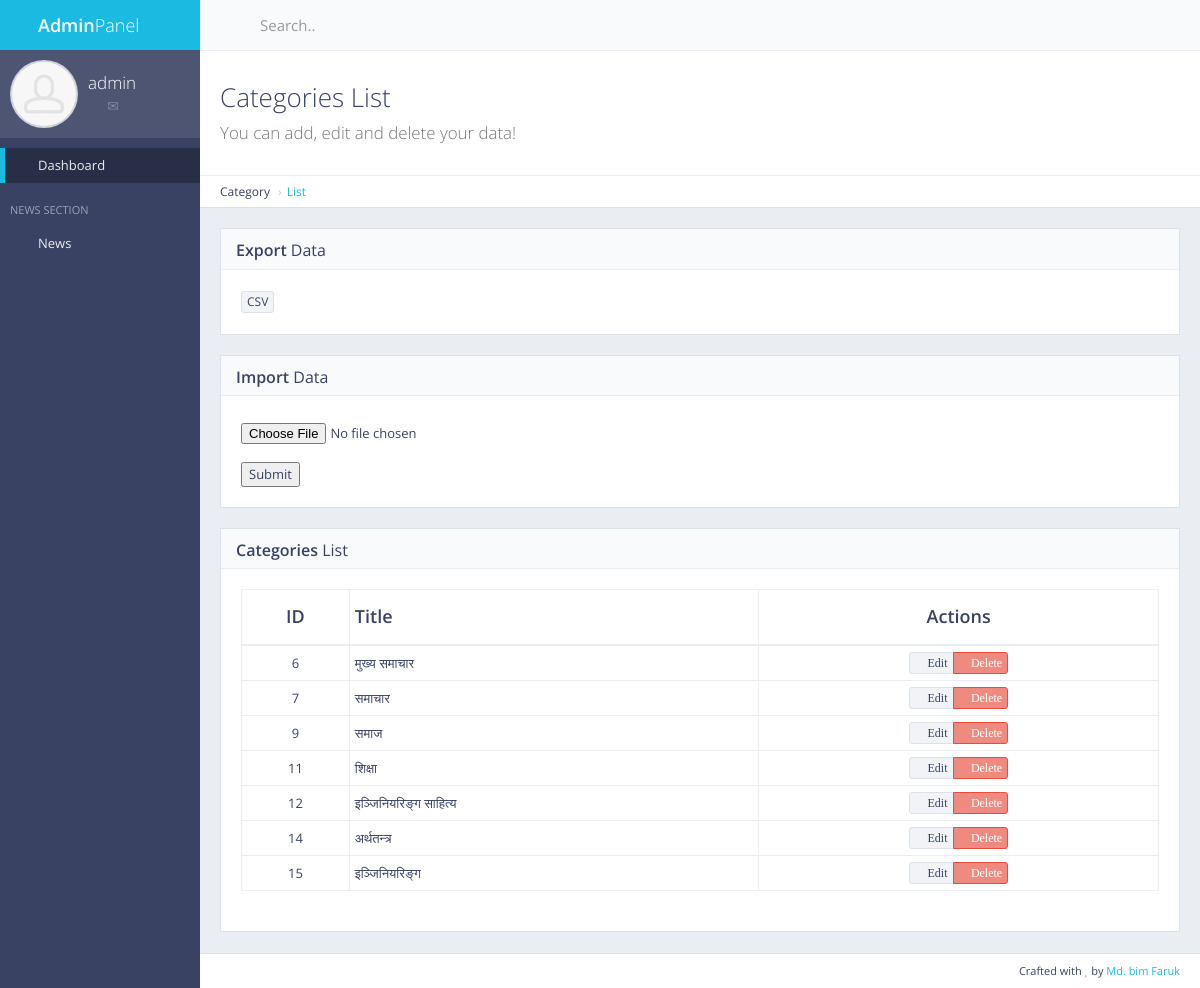
Before: /panel/category/list/ (signed in) with the older database file.
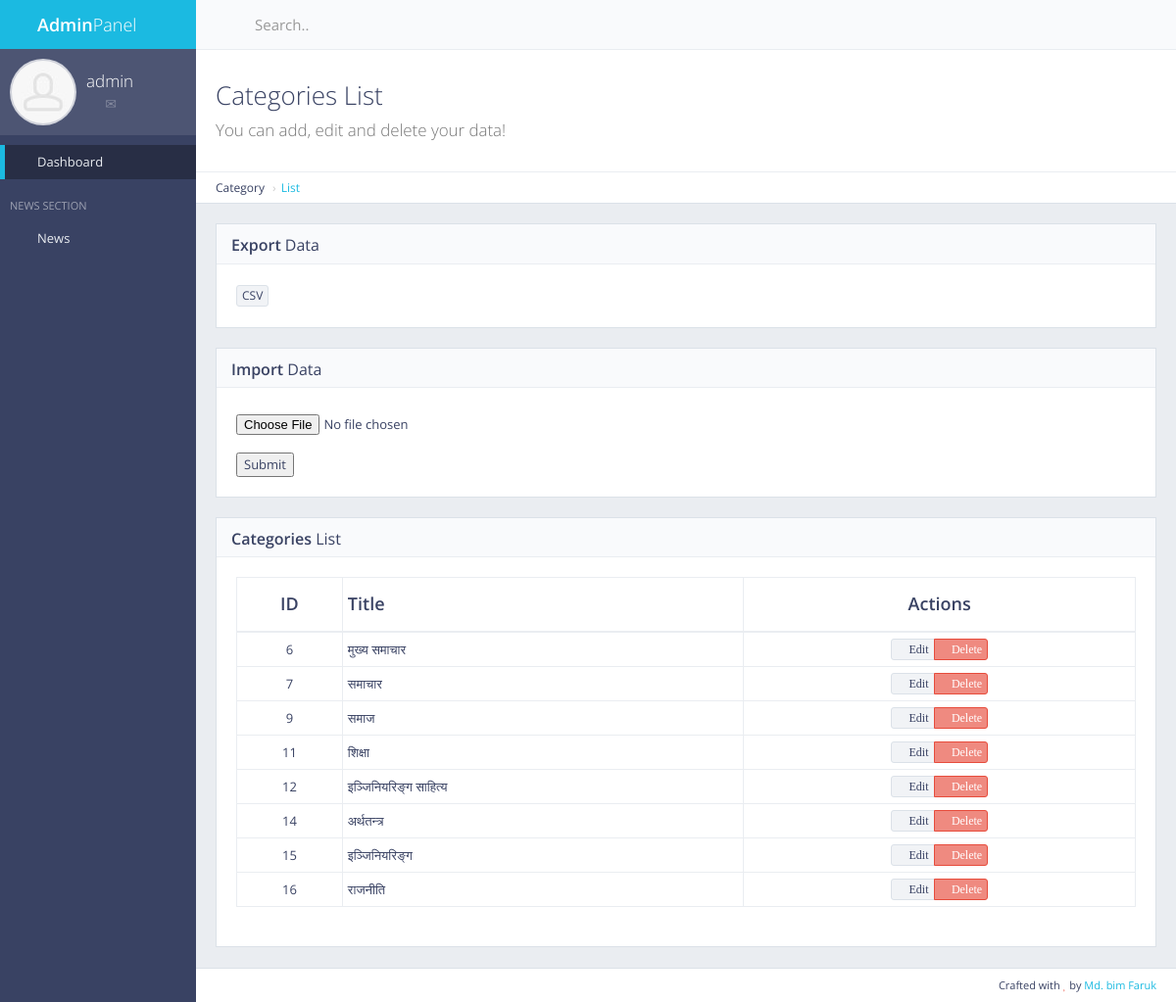
After: the same page with the newer database file.
### cat/models.py (models this page shows, shortened)
class Cat(models.Model):
    name = models.CharField(max_length=50)
    count = models.IntegerField(default=0)  # To count how many news contains in an one category

### cat/views.py (the view)
# urls.py: re_path(r'^panel/category/list/$', views.cat_list, name='cat_list'),  ## For Admin Panel Category List
def cat_list(request):
    if not request.user.is_authenticated:
        return redirect('mylogin')
    cat = Cat.objects.all()
    return render(request, 'back/cat_list.html', {'cat':cat})

### main/templatetags/extra_auth.py (called while the page is built)
@register.filter(name='has_group')
def has_group(user, group_name):
    return user.groups.filter(name=group_name).exists()

### main/templates/back/cat_list.html (shortened to what this page needs)
{% extends 'back/master.html' %}
{% load static %}
{% block mainblock %}
<div class="content-header">
    <div class="header-section">
        <h1>
            <i class="fa fa-table"></i>Categories List<br><small>You can add, edit and delete your data!</small>
        </h1>
    </div>
</div>
<ul class="breadcrumb breadcrumb-top">
    <li>Category</li>
    <li><a href="/panel/category/list/">List</a></li>
</ul>
<div class="block full">
    <div class="block-title">
        <h2><strong>Export</strong> Data</h2>
    </div>
    <div class="table-responsive">
        <a href="{% url 'export_cat_csv' %}" data-toggle="tooltip" title="Export csv file" class="btn btn-xs btn-default"> CSV</a>
    </div>
</div>
<div class="block full">
    <div class="block-title">
        <h2><strong>Import</strong> Data</h2>
    </div>
    <form action="{% url 'import_cat_csv' %}" method="post" enctype="multipart/form-data">
        <div class="table-responsive">
            <input type="file" name="csv_file" id="csv_file">
            <br>
            <button type="submit">Submit</button>
        </div>
    </form>
</div>
<div class="block full">
    <div class="block-title">
        <h2><strong>Categories</strong> List</h2>
    </div>
    <div class="table-responsive">
        <table id="example-datatable" class="table table-vcenter table-condensed table-bordered">
            <thead>
                <tr>
                    <th class="text-center">ID</th>
                    <th>Title</th>
                    <th class="text-center">Actions</th>
                </tr>
            </thead>
            <tbody>
                {% for cc in cat %}
                <tr>
                    <td class="text-center">{{ cc.pk }}</td>
                    <td>{{ cc.name }}</td>
                    <td class="text-center">
                        <div class="btn-group">
                            <a href="javascript:void(0)" data-toggle="tooltip" title="Edit" class="btn btn-xs btn-default"><i class="fa fa-pencil"> Edit</i></a>
                            <a href="{% url 'news_delete' pk=cc.pk %}" data-toggle="tooltip" title="Delete" class="btn btn-xs btn-danger"><i class="fa fa-times"> Delete</i></a>
                        </div>
                    </td>
                </tr>
                {% endfor %}
            </tbody>
        </table>
    </div>
</div>
{% endblock %}

### main/templates/back/master.html (shortened to what this page needs)
{% load static %} {% load extra_auth %} {% if user.is_authenticated %}
<!DOCTYPE html>
<html class="no-js" lang="en">
  <head>
    <link rel="stylesheet" href="{% static 'back/css/bootstrap.min.css' %}" />
    <link rel="stylesheet" href="{% static 'back/css/plugins.css' %}" />
    <link rel="stylesheet" href="{% static 'back/css/main.css' %}" />
    <link rel="stylesheet" href="{% static 'back/css/themes.css' %}" />
  </head>
  <body>
    <div id="page-wrapper">
      <div
        id="page-container"
        class="sidebar-partial sidebar-visible-lg sidebar-no-animations"
      >
        <div id="sidebar">
          <div id="sidebar-scroll">
            <div class="sidebar-content">
              <a href="/panel" class="sidebar-brand">
                <i class="gi gi-flash"></i
                ><span class="sidebar-nav-mini-hide"
                  ><strong>Admin</strong>Panel</span
                >
              </a>
              <div
                class="sidebar-section sidebar-user clearfix sidebar-nav-mini-hide"
              >
                <div class="sidebar-user-avatar">
                  <a href="page_ready_user_profile.html">
                    <img
                      src="{% static 'back/img/placeholders/avatars/avatar2.jpg' %}"
                      alt="avatar"
                    />
                  </a>
                </div>
                <div class="sidebar-user-name">{{ request.user }}</div>
                <div class="sidebar-user-links">
                  <a
                    href="page_ready_user_profile.html"
                    data-toggle="tooltip"
                    data-placement="bottom"
                    title="Profile"
                    ><i class="gi gi-user"></i
                  ></a>
                  <a
                    href="page_ready_inbox.html"
                    data-toggle="tooltip"
                    data-placement="bottom"
                    title="Messages"
                    ><i class="gi gi-envelope"></i
                  ></a>
                  <a
                    href="/panel/change/pass/"
                    class="enable-tooltip"
                    data-placement="bottom"
                    title="Settings"
                    ><i class="gi gi-cogwheel"></i
                  ></a>
                  <a
                    href="/logout"
                    data-toggle="tooltip"
                    data-placement="bottom"
                    title="Logout"
                    ><i class="gi gi-exit"></i
                  ></a>
                </div>
              </div>
              <ul class="sidebar-nav">
                {% if perms.main.master_user %}
                <li>
                  <a href="/panel" class="active"
                    ><i class="gi gi-stopwatch sidebar-nav-icon"></i
                    ><span class="sidebar-nav-mini-hide">Dashboard</span></a
                  >
                </li>
                {% endif %}
                <li class="sidebar-header">
                  <span class="sidebar-header-options clearfix"
                    ><a
                      href="javascript:void(0)"
                      data-toggle="tooltip"
                      title="Quick Settings"
                      ><i class="gi gi-settings"></i></a
                  ></span>
                  <span class="sidebar-header-title">News Section</span>
                </li>
                <li>
                  <a href="#" class="sidebar-nav-menu"
                    ><i
                      class="fa fa-angle-left sidebar-nav-indicator sidebar-nav-mini-hide"
                    ></i
                    ><i class="gi gi-show_big_thumbnails sidebar-nav-icon"></i
                    ><span class="sidebar-nav-mini-hide">News</span></a
                  >
                </li>
              </ul>
            </div>
          </div>
        </div>
        <div id="main-container">
          <header class="navbar navbar-default">
            <ul class="nav navbar-nav-custom">
              <li>
                <a
                  href="javascript:void(0)"
                  onclick="App.sidebar('toggle-sidebar');this.blur();"
                >
                  <i class="fa fa-bars fa-fw"></i>
                </a>
              </li>
            </ul>
            <form
              action="page_ready_search_results.html"
              method="post"
              class="navbar-form-custom"
            >
              <div class="form-group">
                <input
                  type="text"
                  id="top-search"
                  name="top-search"
                  class="form-control"
                  placeholder="Search.."
                />
              </div>
            </form>
          </header>
          <div id="page-content">
            {% block mainblock %} {% endblock %}
          </div>
          <footer class="clearfix">
            <div class="pull-right">
              Crafted with <i class="fa fa-heart text-danger"></i> by
              <a href="" target="_blank">Md. bim Faruk</a>
            </div>
          </footer>
        </div>
      </div>
    </div>
  </body>
</html>
{% else %} Please Login {% endif %}

Changed rows visible on the page:
added Cat: pk "16", name "राजनीति"
